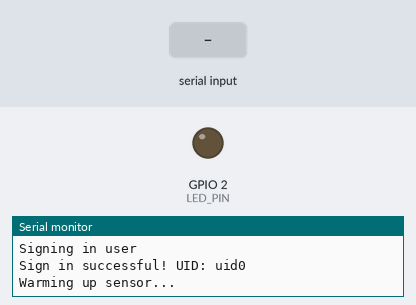
Simulated run of this program. Board: ESP32. Shown: output pins drawn as LEDs (lit = HIGH), the last lines printed to the serial monitor. The test bench sets the inputs (shaded band). WiFi joins after 1.5 s; servers stay silent unless stated; the local clock reads 2024-03-15 10:24:30 at power-on unless the program sets it.

Above: at 4.8 s.
4.9 s: "PM,1\n" received over the second serial link
At 4.98 s:
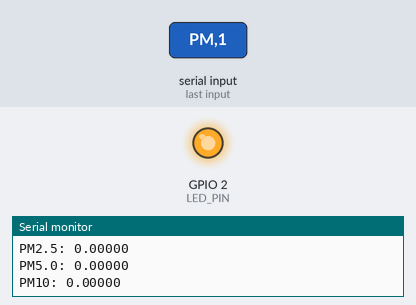
6.5 s: "PM\n" received over the second serial link
At 7.6 s:
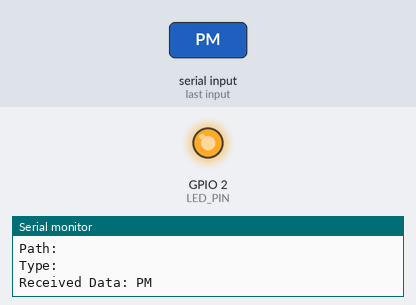
8.0 s: "PM,150\n" received over the second serial link
At 8.6 s:
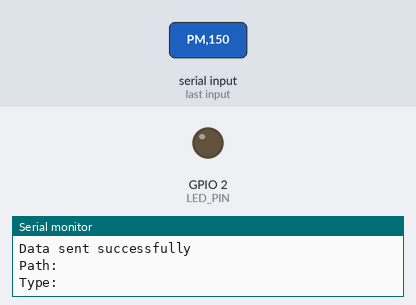
9.6 s: "PM90\n" received over the second serial link
At 10.0 s:
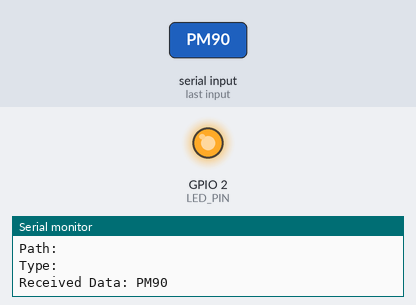
Timing chart, 0 to 12.1 s (numbered marks = the images above; inputs shaded):
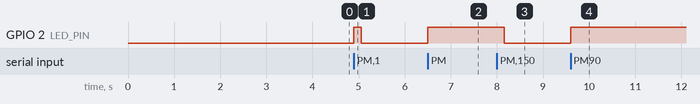

The program:

main.cpp
```cpp
#include <Arduino.h>
#include <WiFi.h>
#include "addons/TokenHelper.h"
#include "addons/RTDBHelper.h"
#include <time.h>
#include <map>
#include <string>

// Function prototypes
void updateLED(bool state);
String getFormattedDateTime(bool isDate);

// Pin and constant definitions
constexpr int RXPIN = 16;
constexpr int TXPIN = 17;
constexpr int LED_PIN = 2;
constexpr unsigned long SENSOR_WARM_UP_TIME = 2000;
constexpr unsigned long LED_BLINK_DURATION = 750;

// Network credentials
const char* const WIFI_SSID = "ENGIOT";
const char* const WIFI_PASSWORD = "coeai123";

// Firebase configuration
const char* const API_KEY = "AIzaSyDc8uubCOB8n7pCyMBcrxA1deAYaofppNw";
const char* const DATABASE_URL = "https://ufps-39155-default-rtdb.asia-southeast1.firebasedatabase.app/";
const char* const USER_EMAIL = "poo.t2546@gmail.com";
const char* const USER_PASSWORD = "poo03062546";

// Time configuration
const char* const NTP_SERVER = "pool.ntp.org";
constexpr long GMT_OFFSET_SEC = 25200;
constexpr int DAYLIGHT_OFFSET_SEC = 0;

struct PMData {
    float pm01;
    float pm03;
    float pm05;
    float pm10;
    float pm25;
    float pm50;
    float pm100;
    bool isValid;

    PMData() : pm01(0), pm03(0), pm05(0), pm10(0), pm25(0), pm50(0), pm100(0), isValid(false) {}
};

// Global objects
FirebaseData fbdo;
FirebaseAuth auth;
FirebaseConfig config;
PMData sensorData;
String databasePath;

void setupWiFi() {
    Serial.print("Connecting to Wi-Fi");
    WiFi.begin(WIFI_SSID, WIFI_PASSWORD);

    while (WiFi.status() != WL_CONNECTED) {
        delay(300);
        Serial.print(".");
    }

    Serial.printf("\nConnected with IP: %s\n", WiFi.localIP().toString().c_str());
}

void setupFirebase() {
    config.api_key = API_KEY;
    config.database_url = DATABASE_URL;
    auth.user.email = USER_EMAIL;
    auth.user.password = USER_PASSWORD;

    Firebase.begin(&config, &auth);
    Firebase.reconnectWiFi(true);

    Serial.print("Signing in user");
    while (auth.token.uid == "") {
        delay(1000);
        Serial.print(".");
    }

    Serial.printf("\nSign in successful! UID: %s\n", auth.token.uid.c_str());
    databasePath = "/PieraData/" + String(auth.token.uid.c_str());
}

void setupTime() {
    configTime(GMT_OFFSET_SEC, DAYLIGHT_OFFSET_SEC, NTP_SERVER);

    Serial.print("Syncing NTP time");
    time_t now = time(nullptr);
    while (now < 8 * 3600 * 2) {
        delay(500);
        Serial.print(".");
        now = time(nullptr);
    }
    Serial.println();
}

void setupSensor() {
    Serial.println("Warming up sensor...");
    delay(SENSOR_WARM_UP_TIME);
    Serial2.write("$Wazure=0\r\n");
    delay(100);
}

bool parseSensorData(const String& rawData, PMData& data) {
    std::map<String, float> dataMap;

    // Split the data string into key-value pairs
    int startPos = 0;
    bool hasPMValues = false;

    while (startPos < rawData.length()) {
        int commaPos = rawData.indexOf(',', startPos);
        if (commaPos == -1) break;

        String key = rawData.substring(startPos, commaPos);
        startPos = commaPos + 1;

        commaPos = rawData.indexOf(',', startPos);
        if (commaPos == -1) commaPos = rawData.length();

        String valueStr = rawData.substring(startPos, commaPos);
        float value = valueStr.toFloat();

        // Store only PM values, not PC values
        if (key.startsWith("PM")) {
            dataMap[key] = value;
            hasPMValues = true;
        }

        startPos = commaPos + 1;
    }

    // Only update if we found PM values
    if (hasPMValues) {
        data.pm01 = dataMap.count("PM0.1") ? dataMap["PM0.1"] : data.pm01;
        data.pm03 = dataMap.count("PM0.3") ? dataMap["PM0.3"] : data.pm03;
        data.pm05 = dataMap.count("PM0.5") ? dataMap["PM0.5"] : data.pm05;
        data.pm10 = dataMap.count("PM1.0") ? dataMap["PM1.0"] : data.pm10;
        data.pm25 = dataMap.count("PM2.5") ? dataMap["PM2.5"] : data.pm25;
        data.pm50 = dataMap.count("PM5.0") ? dataMap["PM5.0"] : data.pm50;
        data.pm100 = dataMap.count("PM10") ? dataMap["PM10"] : data.pm100;
        data.isValid = true;
        return true;
    }

    return false;
}

bool readSensorData() {
    updateLED(true);

    String rawData = Serial2.readStringUntil('\n');
    if (rawData.isEmpty()) return false;

    Serial.println("Received Data: " + rawData);

    if (parseSensorData(rawData, sensorData)) {
        Serial.println("Parsed Values:");
        Serial.printf("PM0.1: %.5f\nPM0.3: %.5f\nPM0.5: %.5f\nPM1.0: %.5f\n"
                     "PM2.5: %.5f\nPM5.0: %.5f\nPM10: %.5f\n",
                     sensorData.pm01, sensorData.pm03, sensorData.pm05,
                     sensorData.pm10, sensorData.pm25, sensorData.pm50,
                     sensorData.pm100);
        return true;
    }

    return false;
}

void sendToFirebase() {
    if (!sensorData.isValid) return;

    FirebaseJson json;
    json.set("PM01", sensorData.pm01);
    json.set("PM03", sensorData.pm03);
    json.set("PM05", sensorData.pm05);
    json.set("PM10", sensorData.pm10);
    json.set("PM25", sensorData.pm25);
    json.set("PM50", sensorData.pm50);
    json.set("PM100", sensorData.pm100);
    json.set("timestamp/.sv", "timestamp");

    String dataPath = databasePath + getFormattedDateTime(true) + getFormattedDateTime(false);

    if (Firebase.RTDB.setJSON(&fbdo, dataPath.c_str(), &json)) {
        Serial.printf("Data sent successfully\nPath: %s\nType: %s\n",
                     fbdo.dataPath().c_str(), fbdo.dataType().c_str());
    } else {
        Serial.printf("Failed to send data\nError: %s\n", fbdo.errorReason().c_str());
    }

    updateLED(false);
    delay(LED_BLINK_DURATION);
}

String getFormattedDateTime(bool isDate) {
    struct tm timeinfo;
    if (!getLocalTime(&timeinfo)) {
        Serial.println("Failed to obtain time");
        return "";
    }

    char buffer[12];
    if (isDate) {
        snprintf(buffer, sizeof(buffer), "/%04d-%02d-%02d",
                timeinfo.tm_year + 1900, timeinfo.tm_mon + 1, timeinfo.tm_mday);
    } else {
        snprintf(buffer, sizeof(buffer), "/%02d:%02d:%02d",
                timeinfo.tm_hour, timeinfo.tm_min, timeinfo.tm_sec);
    }
    return String(buffer);
}

void updateLED(bool state) {
    digitalWrite(LED_PIN, state);
}

void setup() {
    Serial.begin(115200);
    pinMode(LED_PIN, OUTPUT);

    Serial2.begin(115200, SERIAL_8N1, RXPIN, TXPIN);

    Serial.println("\n**** 7100 ESP32 Particle Sensor ****");
    Serial.println("**** Piera Systems              ****\n");

    setupWiFi();
    setupTime();
    setupFirebase();
    setupSensor();
}

void loop() {
    if (Serial2.available() && readSensorData()) {
        if (Firebase.ready() && WiFi.status() == WL_CONNECTED) {
            sendToFirebase();
        }
    }
}
```

Measured:
- after the input at 4.9 s, GPIO 2 (LED_PIN): LOW → HIGH at once, → LOW 0.16 s later
- after the input at 6.5 s, GPIO 2 (LED_PIN): LOW → HIGH at once
- after the input at 8.0 s, GPIO 2 (LED_PIN): HIGH → LOW after 0.16 s
- after the input at 9.6 s, GPIO 2 (LED_PIN): LOW → HIGH at once
